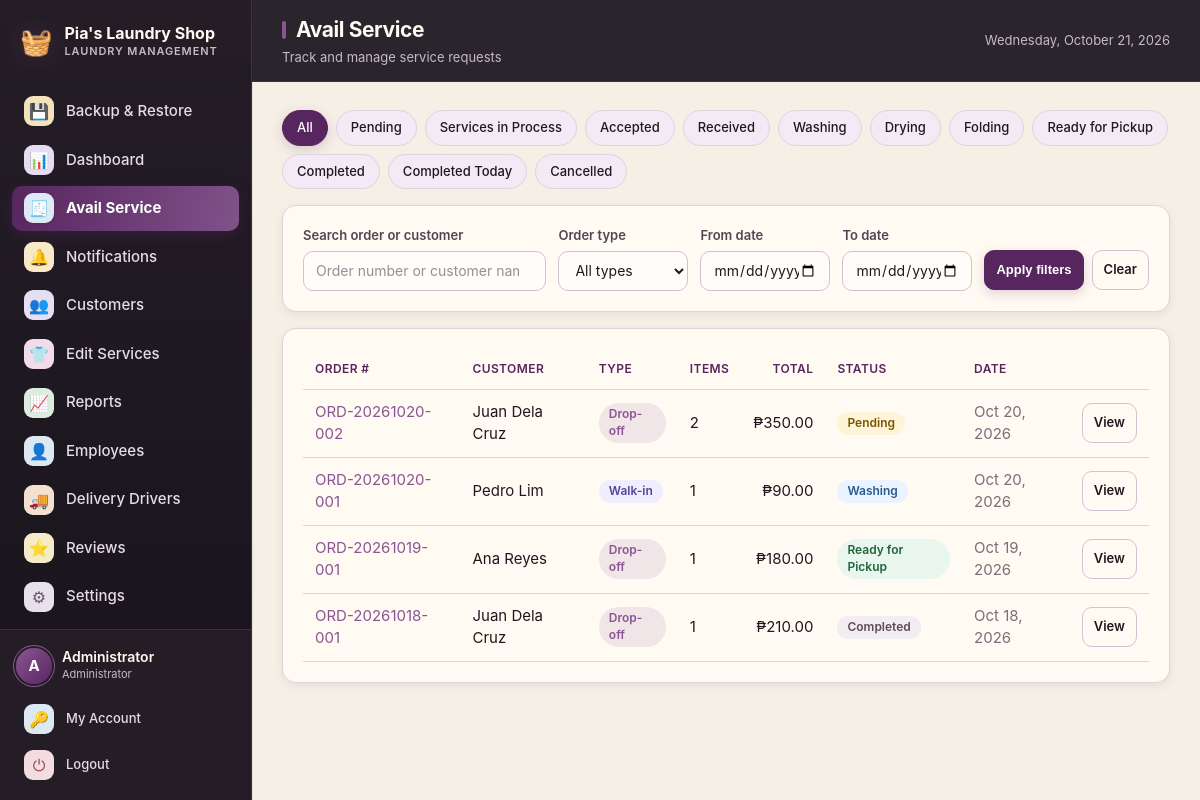
Screenshot of /orders.php (signed in) with the database file from the repository.
### tables this page shows
CREATE TABLE users (
  id          INT UNSIGNED NOT NULL AUTO_INCREMENT,
  full_name   VARCHAR(100) NOT NULL,
  username    VARCHAR(50)  NOT NULL,
  password    VARCHAR(255) NOT NULL,
  email       VARCHAR(120) DEFAULT NULL,
  phone       VARCHAR(30)  DEFAULT NULL,
  role        ENUM('admin','staff') NOT NULL DEFAULT 'staff',
  is_active   TINYINT(1)   NOT NULL DEFAULT 1,
  created_at  DATETIME     NOT NULL DEFAULT CURRENT_TIMESTAMP,
  PRIMARY KEY (id),
  UNIQUE KEY uq_users_username (username)
);

CREATE TABLE orders (
  id              INT UNSIGNED NOT NULL AUTO_INCREMENT,
  order_number    VARCHAR(40)  NOT NULL,
  customer_id     INT UNSIGNED DEFAULT NULL,
  customer_name   VARCHAR(100) DEFAULT NULL,
  pickup_address  VARCHAR(255) DEFAULT NULL,
  delivery_address VARCHAR(255) DEFAULT NULL,
  order_type      VARCHAR(30) NOT NULL DEFAULT 'walk_in',
  status          ENUM('pending','washing','ready','picked_up','cancelled') NOT NULL DEFAULT 'pending',
  subtotal        DECIMAL(10,2) NOT NULL DEFAULT 0.00,
  discount        DECIMAL(10,2) NOT NULL DEFAULT 0.00,
  total           DECIMAL(10,2) NOT NULL DEFAULT 0.00,
  amount_paid     DECIMAL(10,2) NOT NULL DEFAULT 0.00,
  change_due      DECIMAL(10,2) NOT NULL DEFAULT 0.00,
  payment_method  VARCHAR(30)  NOT NULL DEFAULT 'cash',
  expected_pickup DATETIME     DEFAULT NULL,
  notes           VARCHAR(255) DEFAULT NULL,
  created_by      INT UNSIGNED DEFAULT NULL,
  created_at      DATETIME     NOT NULL DEFAULT CURRENT_TIMESTAMP,
  updated_at      DATETIME     NOT NULL DEFAULT CURRENT_TIMESTAMP ON UPDATE CURRENT_TIMESTAMP,
  PRIMARY KEY (id),
  UNIQUE KEY uq_orders_number (order_number),
  KEY idx_orders_status (status),
  KEY idx_orders_created (created_at),
  CONSTRAINT fk_orders_customer FOREIGN KEY (customer_id) REFERENCES customers(id) ON DELETE SET NULL,
  CONSTRAINT fk_orders_user     FOREIGN KEY (created_by)  REFERENCES users(id)     ON DELETE SET NULL
);

### includes/functions.php (called while the page is built, shortened)
<?php
function e($value): string
{
    return htmlspecialchars((string) $value, ENT_QUOTES, 'UTF-8');
}
function money($amount): string
{
    return '₱' . number_format((float) $amount, 2);
}
function get_setting(string $key, string $default = ''): string
{
    static $cache = null;
    if ($cache === null) {
        $cache = [];
        foreach (db()->query("SELECT `key`, `value` FROM settings") as $row) {
            $cache[$row['key']] = (string) $row['value'];
        }
    }
    return $cache[$key] ?? $default;
}
function asset_prefix(): string
{
    static $prefix = null;
    if ($prefix !== null) {
        return $prefix;
    }
    $appRoot   = realpath(__DIR__ . '/..');
    $scriptDir = realpath(dirname($_SERVER['SCRIPT_FILENAME'] ?? __FILE__));
    $prefix = '';
    if ($appRoot && $scriptDir && strpos($scriptDir, $appRoot) === 0) {
        $rel = trim(str_replace('\\', '/', substr($scriptDir, strlen($appRoot))), '/');
    }
    return $prefix;
}
function asset(string $path): string
{
    return asset_prefix() . ltrim($path, '/');
}
function order_status_labels(): array
{
    return [
        'pending'   => 'Pending',
        'confirmed' => 'Accepted',
        'picked_up_for_service' => 'Picked Up by Driver',
        'received' => 'Received at Shop',
        'weighing' => 'Weighing',
        'washing'   => 'Washing',
        'drying' => 'Drying',
        'folding' => 'Folding',
        'ready_for_pickup' => 'Ready for Pickup',
        'out_for_delivery' => 'Out for Delivery',
        'completed' => 'Completed',
        'ready'     => 'Ready for Pickup',
        'picked_up' => 'Completed',
        'cancelled' => 'Cancelled',
        'rejected' => 'Rejected',
    ];
}

### config/database.php (called while the page is built, shortened)
<?php
function db(): PDO
{
    static $pdo = null;
    if ($pdo === null) {
        try {
            $dsn = 'mysql:host=' . DB_HOST . ';port=' . DB_PORT . ';dbname=' . DB_NAME . ';charset=' . DB_CHARSET;
            $pdo = new PDO($dsn, DB_USER, DB_PASS, [
                PDO::ATTR_ERRMODE            => PDO::ERRMODE_EXCEPTION,
                PDO::ATTR_DEFAULT_FETCH_MODE => PDO::FETCH_ASSOC,
                PDO::ATTR_EMULATE_PREPARES   => false,
            ]);
        } catch (PDOException $e) {
            http_response_code(500);
            exit('<h2>Database connection failed</h2>'
                . '<p>Could not connect to MySQL. Please check that:</p>'
                . '<ul>'
                . '<li>The MySQL service is <strong>running</strong> - start it from the XAMPP Control Panel, or click Start All in Laragon.</li>'
                . '<li>The database <code>' . htmlspecialchars(DB_NAME) . '</code> exists (import <code>database/laundry_pos.sql</code>).</li>'
                . '<li>Credentials in <code>config/database.php</code> match your setup.</li>'
                . '</ul>'
                . '<p style="color:#888"><small>' . htmlspecialchars($e->getMessage()) . '</small></p>');
        }
    }
    return $pdo;
}

### includes/auth.php (called while the page is built, shortened)
<?php
require_once __DIR__ . '/../config/database.php';
require_once __DIR__ . '/functions.php';
function current_user(): ?array
{
    static $user = null;
    if ($user === null) {
        $stmt = db()->prepare("SELECT * FROM users WHERE id = ? AND is_active = 1");
        $stmt->execute([$_SESSION['user_id']]);
        $user = $stmt->fetch() ?: null;
    }
    return $user;
}
function require_login(): void
{
    if (!current_user()) {
        redirect('index.php');
    }
}

### orders.php (the view, shortened to what this page needs)
<?php
require_once __DIR__ . '/includes/auth.php';
require_login();
$pdo = db();
$status  = is_string($_GET['status'] ?? null) ? $_GET['status'] : '';
$search  = is_string($_GET['search'] ?? null) ? trim($_GET['search']) : '';
$type = $_GET['type'] ?? '';
$dateFrom = $_GET['date_from'] ?? '';
$dateTo = $_GET['date_to'] ?? '';
$validDate = static function ($value) { return is_string($value) && preg_match('/^\d{4}-\d{2}-\d{2}$/', $value) && strtotime($value) && date('Y-m-d', strtotime($value)) === $value; };
if (!$validDate($dateFrom)) $dateFrom = '';
if (!$validDate($dateTo)) $dateTo = '';
$page    = max(1, (int)($_GET['page'] ?? 1));
$perPage = 25;
$offset  = ($page - 1) * $perPage;
$where  = [];
$params = [];
if ($status === 'expected') {
    $where[] = "o.status IN ('pending','confirmed','received','weighing','washing','drying','folding','ready','ready_for_pickup','out_for_delivery')";
} elseif ($status === 'completed_today') {
    $where[] = "o.status IN ('completed','picked_up') AND DATE(o.completed_at) = CURDATE()";
} elseif (in_array($status, ['ready', 'ready_for_pickup'], true)) {
    $where[] = "o.status IN ('ready','ready_for_pickup')";
} elseif (in_array($status, array_keys(order_status_labels()), true)) {
    $where[] = "o.status = ?";
    $params[] = $status;
} else { $status = ''; }
if (in_array($type, ['walk_in', 'drop_off', 'pickup_request', 'delivery_request'], true)) {
    $where[] = 'o.order_type = ?';
    $params[] = $type;
} else { $type = ''; }
$whereSql = $where ? 'WHERE ' . implode(' AND ', $where) : '';
$stmt = $pdo->prepare(
    "SELECT o.*, (SELECT COUNT(*) FROM order_items oi WHERE oi.order_id = o.id) AS item_count
     FROM orders o
     $whereSql
     ORDER BY o.id DESC
     LIMIT $perPage OFFSET $offset"
);
$stmt->execute($params);
$orders = $stmt->fetchAll();
$tabs = [
    ''          => 'All',
    'pending'   => 'Pending',
    'expected'  => 'Services in Process',
    'confirmed' => 'Accepted',
    'received'  => 'Received',
    'washing'   => 'Washing',
    'drying'    => 'Drying',
    'folding'   => 'Folding',
    'ready'     => 'Ready for Pickup',
    'completed' => 'Completed',
    'completed_today' => 'Completed Today',
    'cancelled' => 'Cancelled',
];
$statusLabels = order_status_labels();
$pageTitle = 'Avail Service';
$pageSubtitle = 'Track and manage service requests';
include __DIR__ . '/includes/header.php';
?>
<div class="row-between mb-16">
  <div class="pill-tabs">
    <?php foreach ($tabs as $val => $label): ?>
      <a class="pill <?= $status === $val ? 'active' : '' ?>"
         href="orders.php?<?= $val === '' ? '' : 'status=' . e($val) ?><?= $search !== '' ? '&search=' . urlencode($search) : '' ?><?= $type !== '' ? '&type=' . urlencode($type) : '' ?><?= $dateFrom !== '' ? '&date_from=' . urlencode($dateFrom) : '' ?><?= $dateTo !== '' ? '&date_to=' . urlencode($dateTo) : '' ?>">
        <?= e($label) ?>
      </a>
    <?php endforeach; ?>
  </div>
</div>
<form method="get" action="orders.php" class="card order-filters mb-16">
  <div><label for="orderSearch">Search order or customer</label><input id="orderSearch" type="search" name="search" placeholder="Order number or customer name" value="<?= e($search) ?>"></div>
  <div><label for="orderTypeFilter">Order type</label><select id="orderTypeFilter" name="type"><option value="">All types</option></select></div>
  <div><label for="dateFrom">From date</label><input type="date" id="dateFrom" name="date_from" value="<?= e($dateFrom) ?>"></div>
  <div><label for="dateTo">To date</label><input type="date" id="dateTo" name="date_to" value="<?= e($dateTo) ?>"></div>
  <div class="filter-actions"><button class="btn btn-primary btn-sm" type="submit">Apply filters</button><a class="btn btn-outline btn-sm" href="orders.php">Clear</a></div>
</form>
<div class="card">
  <div class="table-wrap">
    <table>
      <thead>
        <tr>
          <th>Order #</th><th>Customer</th><th>Type</th><th>Items</th>
          <th class="num">Total</th><th>Status</th><th>Date</th><th></th>
        </tr>
      </thead>
      <tbody>
        <?php foreach ($orders as $o): ?>
        <tr class="order-row" data-order-url="order_view.php?id=<?= (int)$o['id'] ?>" tabindex="0" role="link" aria-label="Open order <?= e($o['order_number']) ?>">
          <td><a href="order_view.php?id=<?= (int)$o['id'] ?>"><?= e($o['order_number']) ?></a></td>
          <td><?= e($o['customer_name'] ?: 'Walk-in') ?></td>
          <td><span class="badge badge-<?= e($o['order_type']) ?>"><?= $o['order_type'] === 'pickup_request' ? 'Pick-up Request' : ($o['order_type'] === 'delivery_request' ? 'Delivery Request' : ($o['order_type'] === 'drop_off' ? 'Drop-off' : 'Walk-in')) ?></span></td>
          <td><?= (int)$o['item_count'] ?></td>
          <td class="num"><?= money($o['total']) ?></td>
          <td><span class="badge badge-<?= e($o['status']) ?>"><?= e($o['status'] === 'ready_for_pickup' && $o['order_type'] === 'delivery_request' ? 'Ready for Delivery' : ($statusLabels[$o['status']] ?? $o['status'])) ?></span></td>
          <td class="muted"><?= e(date('M j, Y', strtotime($o['created_at']))) ?></td>
          <td class="right">
            <a class="btn btn-outline btn-sm" href="order_view.php?id=<?= (int)$o['id'] ?>">View</a>
          </td>
        </tr>
        <?php endforeach; ?>
      </tbody>
    </table>
  </div>
</div>
<?php include __DIR__ . '/includes/footer.php'; ?>

### includes/header.php (shortened to what this page needs)
<?php
$user     = current_user();
$shopName = get_setting('shop_name', "Pia's Laundry Shop");
$active   = basename($_SERVER['PHP_SELF'] ?? '');
$prefix   = asset_prefix();
$nav = [
    ['Backup & Restore', 'backup.php', '&#128190;', true],
    ['Dashboard',    'dashboard.php',  '&#128202;', false],
    ['Avail Service','orders.php',     '&#129534;', false],
    ['Notifications','notifications.php','&#128276;', false],
    ['Customers',    'customers.php',  '&#128101;', false],
    ['Edit Services','services.php',   '&#128085;', true],
    ['Reports',      'reports.php',    '&#128200;', true],
    ['Employees',    'employees.php',  '&#128100;', true],
    ['Delivery Drivers', 'delivery_drivers.php', '&#128666;', false],
    ['Reviews',      'reviews.php',     '&#11088;', true],
    ['Settings',     'settings.php',   '&#9881;', true],
];
?>
<!DOCTYPE html>
<html lang="en">
<head>
<link rel="stylesheet" href="<?= e(asset('assets/css/style.css')) ?>?v=status-timeline-20261019">
</head>
<body>
<div class="app">
  <aside class="sidebar" id="sidebar" aria-label="Main navigation">
    <div class="brand">
      <span class="brand-icon">&#129530;</span>
      <div class="brand-text">
        <div class="brand-name"><?= e($shopName) ?></div>
        <div class="brand-sub">Laundry Management</div>
      </div>
    </div>
    <nav class="nav">
      <?php foreach ($nav as $item):
          [$label, $href, $icon, $adminOnly] = $item; $iconClass = 'nav-icon-' . preg_replace('/[^a-z0-9_-]/i', '', pathinfo($href, PATHINFO_FILENAME));
          $isActive = ($active === $href || $active === basename($href)) ? ' active' : '';
      ?>
      <a class="nav-link<?= $isActive ?>" href="<?= e($prefix . $href) ?>">
        <span class="nav-icon <?= e($iconClass) ?>"><?= $icon ?></span>
        <span><?= e($label) ?></span>
      </a>
      <?php endforeach; ?>
    </nav>
    <div class="sidebar-footer">
      <div class="user-chip">
        <div class="avatar"><?= e(strtoupper(substr($user['full_name'], 0, 1))) ?></div>
        <div class="user-meta">
          <div class="user-name"><?= e($user['full_name']) ?></div>
          <div class="user-role"><?= $user['role'] === 'admin' ? 'Administrator' : 'Staff' ?></div>
        </div>
      </div>
      <a class="nav-link small" href="<?= e($prefix) ?>profile.php"><span class="nav-icon nav-icon-profile">&#128273;</span><span>My Account</span></a>
      <a class="nav-link small" href="<?= e($prefix) ?>logout.php"><span class="nav-icon nav-icon-logout">&#9211;</span><span>Logout</span></a>
    </div>
  </aside>
  <div class="main">
    <header class="topbar">
      <div class="topbar-title">
        <h1><?= isset($pageTitle) ? e($pageTitle) : 'Dashboard' ?></h1>
        <?php if (isset($pageSubtitle)): ?><p><?= e($pageSubtitle) ?></p><?php endif; ?>
      </div>
      <div class="topbar-right">
        <span class="today"><?= e(date('l, F j, Y')) ?></span>
      </div>
    </header>
    <main class="content">

### rows the page displays
users: full_name "A", full_name "Administrator"
orders: order_number "ORD-20261020-002", customer_name "Juan Dela Cruz", order_type "Drop-off", item_count "2", total "₱350.00", status "Pending", created_at "Oct 20, 2026"
orders: order_number "ORD-20261020-001", customer_name "Pedro Lim", order_type "Walk-in", item_count "1", total "₱90.00", status "Washing", created_at "Oct 20, 2026"
orders: order_number "ORD-20261019-001", customer_name "Ana Reyes", order_type "Drop-off", item_count "1", total "₱180.00", status "Ready for Pickup", created_at "Oct 19, 2026"
orders: order_number "ORD-20261018-001", customer_name "Juan Dela Cruz", order_type "Drop-off", item_count "1", total "₱210.00", status "Completed", created_at "Oct 18, 2026"

### other values shown
$shopName "Pia's Laundry Shop"
$icon "💾"
$label "Backup & Restore"
$icon "📊"
$label "Dashboard"
$icon "🧾"
$label "Avail Service"
$icon "🔔"
$label "Notifications"
$icon "👥"
$label "Customers"
$icon "👕"
$label "Edit Services"
$icon "📈"
$label "Reports"
